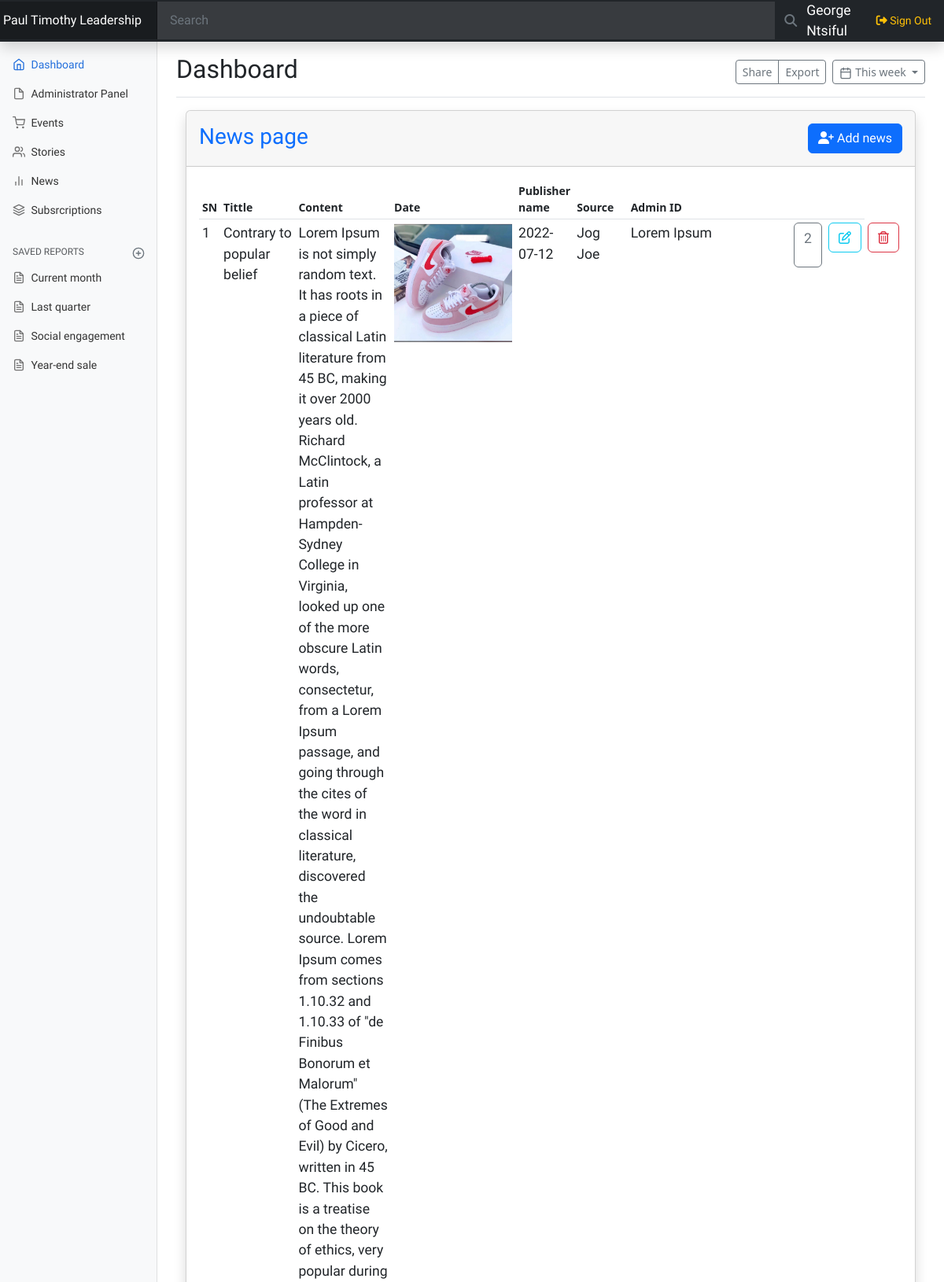
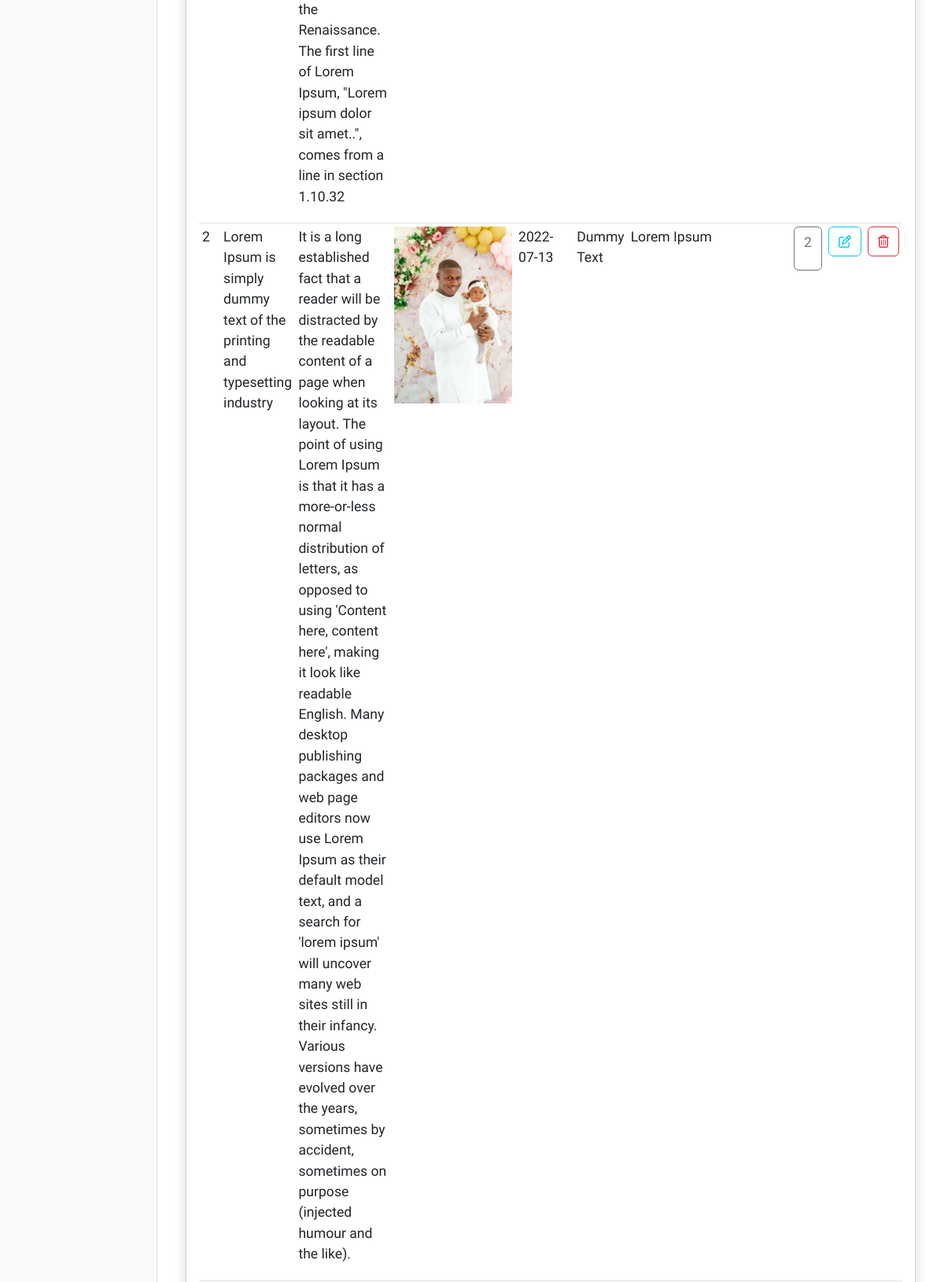
The app's page /news.php (signed in, upper part) with its own data (2 pictures, top to bottom).
### tables this page shows
CREATE TABLE `admin_registration` (
  `id` int(11) NOT NULL,
  `firstname` char(32) NOT NULL,
  `surname` char(32) NOT NULL,
  `username` varchar(32) NOT NULL,
  `phone_number` varchar(13) NOT NULL,
  `email` varchar(50) NOT NULL,
  `password` varchar(255) NOT NULL,
  `pwd_reset_token` int(11) NOT NULL,
  `status` text NOT NULL DEFAULT 'Moderator',
  `check_status` varchar(15) NOT NULL
);

CREATE TABLE `news` (
  `new_id` int(11) NOT NULL,
  `tittle` text NOT NULL,
  `content` longtext NOT NULL,
  `image` varchar(250) DEFAULT NULL,
  `publisher_name` text NOT NULL,
  `admin_id` int(11) NOT NULL,
  `date` date NOT NULL,
  `source` varchar(500) DEFAULT NULL
);

### news.php (the view, shortened to what this page needs)
<?php
include('security.php');
include('includes/header.php');
include('includes/navbar.php');
?>
<div class="container-fluid">
    <div class="card shadow mb-4">
        <div class="card-header py-3">
            <h3 class="font-weight-bold m-0 text-primary">News page
                <button type="button" class="btn btn-primary ml-5 float-end" data-bs-toggle="modal" data-bs-target="#create_event">
                    <i class="fa fa-user-plus"></i> Add news
                </button>
            </h3>
        </div>
        <div class="card-body">
            <div class="table-responsive">
                <?php
                $query = "SELECT * FROM `news`";
                $query_run = mysqli_query($connection, $query);
                $counter = 0;
                ?>
                <table class="table table-hover table-sm">
                    <thead>
                        <tr>
                            <th scope="col">SN</th>
                            <th scope="col">Tittle</th>
                            <th scope="col">Content</th>
                            <th scope="col">Date</th>
                            <th scope="col">Publisher name</th>
                            <th scope="col">Source</th>
                            <th scope="col">Admin ID</th>
                            <th scope="col"></th>
                            <th scope="col"></th>
                        </tr>
                    </thead>
                    <tbody>
                        <?php
                        if ($query_run) {
                            while ($row = mysqli_fetch_array($query_run)) {
                                $counter++;
                        ?>
                                <tr>
                                    <td>
                                        <p> <?php echo $counter; ?> </p>
                                    </td>
                                    <td class="text-wrap" style="width: 100px;">
                                        <p> <?php echo $row['tittle']; ?> </p>
                                    </td>
                                    <td class="text-wrap" style="width: 300px;">
                                        <p> <?php echo $row['content']; ?> </p>
                                    </td>
                                    <td>
                                        <img src="images/<?php echo $row['image']?>" width="150px" height="auto" alt="image for news">
                                    </td>
                                    <td>
                                        <p> <?php echo $row['date']; ?> </p>
                                    </td>
                                    <td>
                                        <p> <?php echo $row['publisher_name']; ?> </p>
                                    </td>
                                    <td>
                                        <p> <?php echo $row['source']; ?> </p>
                                    </td>
                                    <td>
                                        <form action="users-profile.php" method="post">
                                            <button type="submit" class="btn btn-outline-secondary" name="view_user" data-bs-toggle="tooltip" data-bs-placement="left" title="View member's profile">
                                                <p><?php echo $row['admin_id']; ?></p>
                                            </button>
                                        </form>
                                    </td>
                                    <td>
                                        <form action="news-edit.php" method="POST">
                                            <button type="submit" name="edit_btn" class="btn btn-outline-info" data-bs-toggle="tooltip" data-bs-placement="left" title="Edit news">
                                                <i class="fa fa-edit"></i>
                                            </button>
                                        </form>
                                    </td>
                                    <td>
                                        <form action="news-code.php" method="post">
                                            <button type="submit" name="delete_news" class="btn btn-outline-danger" data-bs-toggle="tooltip" data-bs-placement="left" title="Delete this news" onclick="return confirm('Do you want to delete this news?')">
                                                <i class="fa fa-trash-o"></i>
                                            </button>
                                        </form>
                                    </td>
                                </tr>
                        <?php
                            }
                        }
                        ?>
                    </tbody>
                </table>
            </div>
        </div>
    </div>
</div>
<?php
include('includes/footer.php');
?>

### includes/navbar.php (shortened to what this page needs)
<header class="navbar navbar-dark sticky-top bg-dark flex-md-nowrap p-0 shadow">
  <a class="navbar-brand col-md-3 col-lg-2 me-0 px-1 fs-6" href="index.php">Paul Timothy Leadership</a>
  <input class="form-control form-control-dark w-70 rounded-0 border-0" type="text" placeholder="Search">
  <button type="submit" class="btn btn-outline-secondary rounded-0 border-0 w-10"><i class="fas fa-search"></i></button>
  <span class="mr-2 d-none d-lg-inline w-20">
    <a href="profile.php" class="text-decoration-none text-white"><?php
      $id = $_SESSION['users']['users_id'];
      $query = "SELECT * FROM admin_registration WHERE id = '$id'" ;
      $query_run = mysqli_query($connection, $query);
      if($query_run){
          while($row = mysqli_fetch_array($query_run)){
            echo $row['firstname']." ". $row['surname'];
        }
      }
    ?></a>
  </span>
  <div class="navbar-nav">
    <div class="nav-item text-nowrap">
      <a class="nav-link px-3 text-warning" href="#" data-bs-toggle="modal" data-bs-target="#staticBackdrop">
        <i class="fas fa-sign-out-alt"></i> Sign Out
      </a>
    </div>
  </div>
</header>
<div class="container-fluid">
  <div class="row">
    <nav id="sidebarMenu" class="col-md-3 col-lg-2 d-md-block bg-light sidebar collapse">
      <div class="position-sticky pt-3">
        <ul class="nav flex-column">
          <li class="nav-item">
            <a class="nav-link active" aria-current="page" href="index.php">
              <span data-feather="home" class="align-text-bottom"></span>
              Dashboard
            </a>
          </li>
          <li class="nav-item">
            <a class="nav-link" href="register-admin.php">
              <span data-feather="file" class="align-text-bottom"></span>
              Administrator Panel
            </a>
          </li>
          <li class="nav-item">
            <a class="nav-link" href="events.php">
              <span data-feather="shopping-cart" class="align-text-bottom"></span>
              Events
            </a>
          </li>
          <li class="nav-item">
            <a class="nav-link" href="stories.php">
              <span data-feather="users" class="align-text-bottom"></span>
              Stories
            </a>
          </li>
          <li class="nav-item">
            <a class="nav-link" href="news.php">
              <span data-feather="bar-chart-2" class="align-text-bottom"></span>
              News
            </a>
          </li>
          <li class="nav-item">
            <a class="nav-link" href="subscriptions.php">
              <span data-feather="layers" class="align-text-bottom"></span>
              Subsrcriptions
            </a>
          </li>
        </ul>
        <h6 class="sidebar-heading d-flex justify-content-between align-items-center px-3 mt-4 mb-1 text-muted text-uppercase">
          <span>Saved reports</span>
          <a class="link-secondary" href="#" aria-label="Add a new report">
            <span data-feather="plus-circle" class="align-text-bottom"></span>
          </a>
        </h6>
        <ul class="nav flex-column mb-2">
          <li class="nav-item">
            <a class="nav-link" href="#">
              <span data-feather="file-text" class="align-text-bottom"></span>
              Current month
            </a>
          </li>
          <li class="nav-item">
            <a class="nav-link" href="#">
              <span data-feather="file-text" class="align-text-bottom"></span>
              Last quarter
            </a>
          </li>
          <li class="nav-item">
            <a class="nav-link" href="#">
              <span data-feather="file-text" class="align-text-bottom"></span>
              Social engagement
            </a>
          </li>
          <li class="nav-item">
            <a class="nav-link" href="#">
              <span data-feather="file-text" class="align-text-bottom"></span>
              Year-end sale
            </a>
          </li>
        </ul>
      </div>
    </nav>
    <main class="col-md-9 ms-sm-auto col-lg-10 px-md-4">
      <div class="d-flex justify-content-between flex-wrap flex-md-nowrap align-items-center pt-3 pb-2 mb-3 border-bottom">
        <h1 class="h2">Dashboard</h1>
        <div class="btn-toolbar mb-2 mb-md-0">
          <div class="btn-group me-2">
            <button type="button" class="btn btn-sm btn-outline-secondary">Share</button>
            <button type="button" class="btn btn-sm btn-outline-secondary">Export</button>
          </div>
          <button type="button" class="btn btn-sm btn-outline-secondary dropdown-toggle">
            <span data-feather="calendar" class="align-text-bottom"></span>
            This week
          </button>
        </div>
      </div>

### css/dashboard.css (style rules this page uses)
body { font-size: .875rem; }
.feather { width: 16px; height: 16px; }
.sidebar { position: fixed; top: 0; bottom: 0; left: 0; z-index: 100; padding: 48px 0 0; box-shadow: inset -1px 0 0 rgba(0, 0, 0, .1); }
.sidebar .nav-link { font-weight: 500; color: #333; }
.sidebar .nav-link .feather { margin-right: 4px; color: #727272; }
.sidebar .nav-link.active { color: #2470dc; }
.sidebar .nav-link:hover .feather, .sidebar .nav-link.active .feather { color: inherit; }
.sidebar-heading { font-size: .75rem; }
.navbar-brand { padding-top: .75rem; padding-bottom: .75rem; background-color: rgba(0, 0, 0, .25); box-shadow: inset -1px 0 0 rgba(0, 0, 0, .25); }
.navbar .form-control { padding: .75rem 1rem; }
.form-control-dark { color: #fff; background-color: rgba(255, 255, 255, .1); border-color: rgba(255, 255, 255, .1); }

### css/customadmin.css (style rules this page uses)
h1, h2, h3, h4, h5, h6, p, input, ul, li, span, small, strong, a, label, .nav-item { font-family: Raleway, Roboto, Sofia, Amita, Alike, Acme, sans-serif; }
p, a, label { font-size: 1.1rem; }

### records on screen
admin_registration: firstname "George", surname "Ntsiful"
news: tittle "Contrary to popular belief", content "Lorem Ipsum is not simply random text. It has roots in a piece of classical Latin literature from 45 BC, making it over 2000 years old. Richard McClintock, a Latin professor at Hampden-Sydney College in Virginia, looked up one of the more obscure Latin words, consectetur, from a Lorem Ipsum passage, and going through the cites of the word in classical literature, discovered the undoubtable source. Lorem Ipsum comes from sections 1.10.32 and 1.10.33 of \"de Finibus Bonorum et Malorum\" (The Extremes of Good and Evil) by Cicero, written in 45 BC. This book is a treatise on the theory of ethics, very popular during the Renaissance. The first line of Lorem Ipsum, \"Lorem ipsum dolor sit amet..\",…", image (picture), date "2022-07-12", publisher_name "Jog Joe", source "Lorem Ipsum", admin "2"
news: tittle "Lorem Ipsum is simply dummy text of the printing and typesetting industry", content "It is a long established fact that a reader will be distracted by the readable content of a page when looking at its layout. The point of using Lorem Ipsum is that it has a more-or-less normal distribution of letters, as opposed to using 'Content here, content here', making it look like readable English. Many desktop publishing packages and web page editors now use Lorem Ipsum as their default model text, and a search for 'lorem ipsum' will uncover many web sites still in their infancy. Various versions have evolved over the years, sometimes by accident, sometimes on purpose (injected humour and the like).", image (picture), date "2022-07-13", publisher_name "Dummy Text", source "Lorem Ipsum", admin "2"
